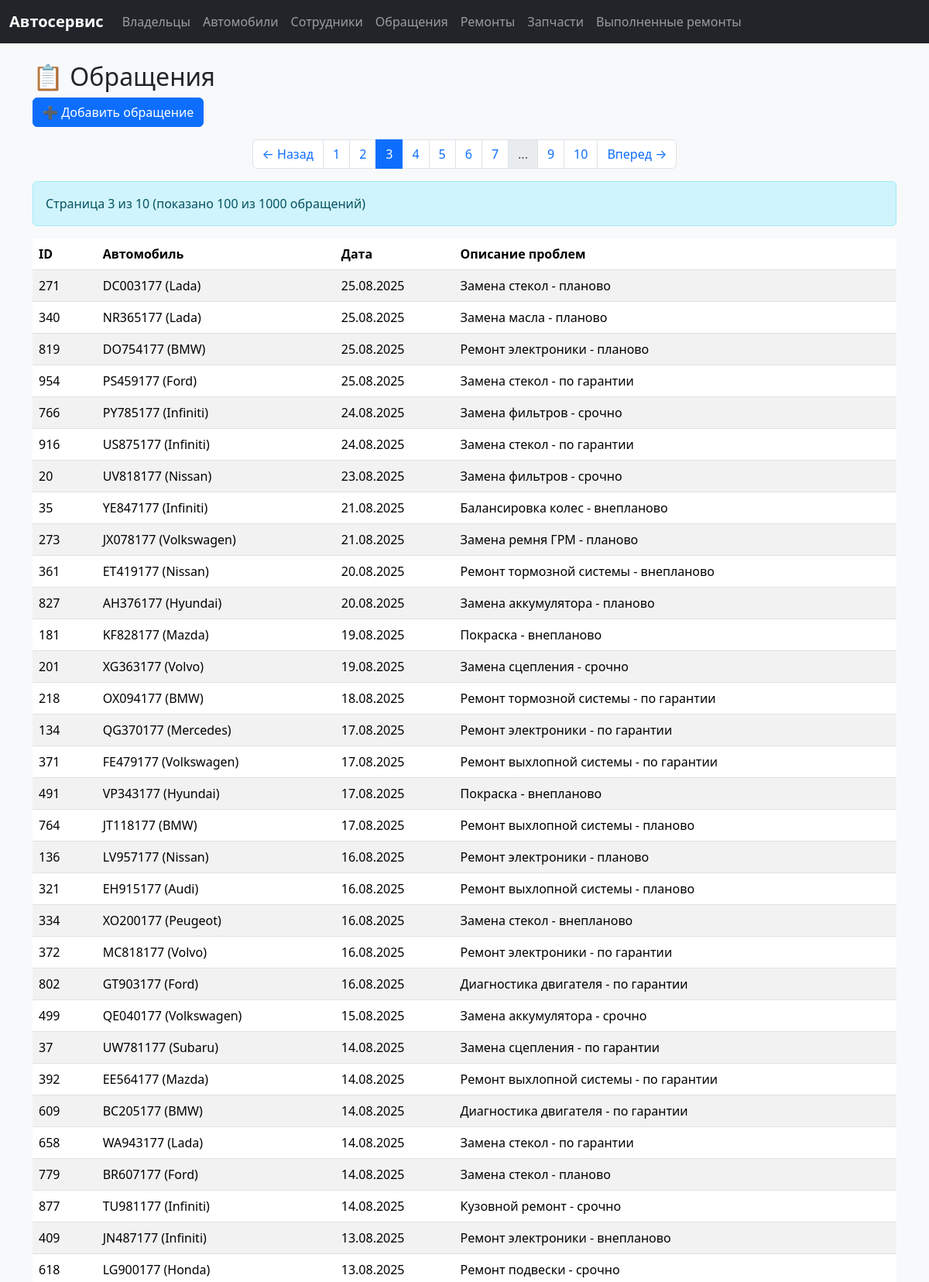
The app's page /requests?page=3 (upper part) with its own data.
### autoservice_app/models.py (models this page shows, shortened)
class ServiceRequest(db.Model):
    __tablename__ = 'service_request'
    id = db.Column(db.Integer, primary_key=True)
    car_id = db.Column(db.Integer, db.ForeignKey('car.id'), nullable=False)
    request_date = db.Column(db.Date, default=datetime.utcnow, nullable=False)
    issues = db.Column(db.Text, nullable=False)
    repairs = db.relationship('Repair', backref='request', lazy=True, cascade='all, delete-orphan')
    @property
    def formatted_request_date(self):
        return self.request_date.strftime("%d.%m.%Y") if self.request_date else ""

class Car(db.Model):
    __tablename__ = 'car'
    id = db.Column(db.Integer, primary_key=True)
    number = db.Column(db.String(20), unique=True, nullable=False)
    brand = db.Column(db.String(64), nullable=False)
    release_date = db.Column(db.Date, nullable=False)
    owner_id = db.Column(db.Integer, db.ForeignKey('owner.id'), nullable=False)
    requests = db.relationship('ServiceRequest', backref='car', lazy=True, cascade='all, delete-orphan')
    completed_works = db.relationship('CompletedWork', backref='car', lazy=True, cascade='all, delete-orphan')

### autoservice_app/routes.py (the view, shortened to what this page needs)
@bp.route("/requests", methods=["GET", "POST"])
def requests():
    page = request.args.get('page', 1, type=int)
    per_page = 100
    requests_pagination = ServiceRequest.query.order_by(
        ServiceRequest.request_date.desc()
    ).paginate(page=page, per_page=per_page, error_out=False)
    cars = Car.query.all()
    return render_template("requests.html",
                           requests_pagination=requests_pagination,
                           cars=cars,
                           helper=ViewHelper())

### autoservice_app/templates/requests.html (shortened to what this page needs)
{% extends "base.html" %}
{% block content %}
<h2>📋 Обращения</h2>
<button class="btn btn-primary mb-3" data-bs-toggle="modal" data-bs-target="#addRequestModal">
    ➕ Добавить обращение
</button>
{% if requests_pagination.pages > 1 %}
<nav aria-label="Навигация по страницам">
    <ul class="pagination justify-content-center">
        <li class="page-item {% if not requests_pagination.has_prev %}disabled{% endif %}">
            <a class="page-link" href="{{ url_for('main.requests', page=requests_pagination.prev_num) }}">
                ← Назад
            </a>
        </li>
        {% for page_num in requests_pagination.iter_pages() %}
            {% if page_num %}
                <li class="page-item {% if page_num == requests_pagination.page %}active{% endif %}">
                    <a class="page-link" href="{{ url_for('main.requests', page=page_num) }}">
                        {{ page_num }}
                    </a>
                </li>
            {% else %}
                <li class="page-item disabled"><span class="page-link">...</span></li>
            {% endif %}
        {% endfor %}
        <li class="page-item {% if not requests_pagination.has_next %}disabled{% endif %}">
            <a class="page-link" href="{{ url_for('main.requests', page=requests_pagination.next_num) }}">
                Вперед →
            </a>
        </li>
    </ul>
</nav>
{% endif %}
<div class="alert alert-info">
    Страница {{ requests_pagination.page }} из {{ requests_pagination.pages }}
    (показано {{ requests_pagination.items|length }} из {{ requests_pagination.total }} обращений)
</div>
<table class="table table-striped">
    <thead>
    <tr>
        <th>ID</th>
        <th>Автомобиль</th>
        <th>Дата</th>
        <th>Описание проблем</th>
    </tr>
    </thead>
    <tbody>
    {% for req in requests_pagination.items %}
        <tr>
            <td>{{ req.id }}</td>
            <td>{{ req.car.number }} ({{ req.car.brand }})</td>
            <td>{{ req.formatted_request_date }}</td>
            <td>{{ req.issues }}</td>
        </tr>
    {% endfor %}
    </tbody>
</table>
{% endblock %}

### autoservice_app/templates/base.html (style rules this page uses)
body { background-color: #f8f9fa; }

### records on screen
ServiceRequest: id "271", car.number "DC003177", car.brand "Lada", formatted_request_date "25.08.2025", issues "Замена стекол - планово"
ServiceRequest: id "340", car.number "NR365177", car.brand "Lada", formatted_request_date "25.08.2025", issues "Замена масла - планово"
ServiceRequest: id "819", car.number "DO754177", car.brand "BMW", formatted_request_date "25.08.2025", issues "Ремонт электроники - планово"
ServiceRequest: id "954", car.number "PS459177", car.brand "Ford", formatted_request_date "25.08.2025", issues "Замена стекол - по гарантии"
ServiceRequest: id "766", car.number "PY785177", car.brand "Infiniti", formatted_request_date "24.08.2025", issues "Замена фильтров - срочно"
ServiceRequest: id "916", car.number "US875177", car.brand "Infiniti", formatted_request_date "24.08.2025", issues "Замена стекол - по гарантии"
ServiceRequest: id "20", car.number "UV818177", car.brand "Nissan", formatted_request_date "23.08.2025", issues "Замена фильтров - срочно"
ServiceRequest: id "35", car.number "YE847177", car.brand "Infiniti", formatted_request_date "21.08.2025", issues "Балансировка колес - внепланово"
ServiceRequest: id "273", car.number "JX078177", car.brand "Volkswagen", formatted_request_date "21.08.2025", issues "Замена ремня ГРМ - планово"
ServiceRequest: id "361", car.number "ET419177", car.brand "Nissan", formatted_request_date "20.08.2025", issues "Ремонт тормозной системы - внепланово"
ServiceRequest: id "827", car.number "AH376177", car.brand "Hyundai", formatted_request_date "20.08.2025", issues "Замена аккумулятора - планово"
ServiceRequest: id "181", car.number "KF828177", car.brand "Mazda", formatted_request_date "19.08.2025", issues "Покраска - внепланово"
ServiceRequest: id "201", car.number "XG363177", car.brand "Volvo", formatted_request_date "19.08.2025", issues "Замена сцепления - срочно"
ServiceRequest: id "218", car.number "OX094177", car.brand "BMW", formatted_request_date "18.08.2025", issues "Ремонт тормозной системы - по гарантии"
ServiceRequest: id "134", car.number "QG370177", car.brand "Mercedes", formatted_request_date "17.08.2025", issues "Ремонт электроники - по гарантии"
ServiceRequest: id "371", car.number "FE479177", car.brand "Volkswagen", formatted_request_date "17.08.2025", issues "Ремонт выхлопной системы - по гарантии"
ServiceRequest: id "491", car.number "VP343177", car.brand "Hyundai", formatted_request_date "17.08.2025", issues "Покраска - внепланово"
ServiceRequest: id "764", car.number "JT118177", car.brand "BMW", formatted_request_date "17.08.2025", issues "Ремонт выхлопной системы - планово"
ServiceRequest: id "136", car.number "LV957177", car.brand "Nissan", formatted_request_date "16.08.2025", issues "Ремонт электроники - планово"
ServiceRequest: id "321", car.number "EH915177", car.brand "Audi", formatted_request_date "16.08.2025", issues "Ремонт выхлопной системы - планово"
ServiceRequest: id "334", car.number "XO200177", car.brand "Peugeot", formatted_request_date "16.08.2025", issues "Замена стекол - внепланово"
ServiceRequest: id "372", car.number "MC818177", car.brand "Volvo", formatted_request_date "16.08.2025", issues "Ремонт электроники - по гарантии"
ServiceRequest: id "802", car.number "GT903177", car.brand "Ford", formatted_request_date "16.08.2025", issues "Диагностика двигателя - по гарантии"
ServiceRequest: id "499", car.number "QE040177", car.brand "Volkswagen", formatted_request_date "15.08.2025", issues "Замена аккумулятора - срочно"
ServiceRequest: id "37", car.number "UW781177", car.brand "Subaru", formatted_request_date "14.08.2025", issues "Замена сцепления - по гарантии"
ServiceRequest: id "392", car.number "EE564177", car.brand "Mazda", formatted_request_date "14.08.2025", issues "Ремонт выхлопной системы - по гарантии"
ServiceRequest: id "609", car.number "BC205177", car.brand "BMW", formatted_request_date "14.08.2025", issues "Диагностика двигателя - по гарантии"
ServiceRequest: id "658", car.number "WA943177", car.brand "Lada", formatted_request_date "14.08.2025", issues "Замена стекол - по гарантии"
ServiceRequest: id "779", car.number "BR607177", car.brand "Ford", formatted_request_date "14.08.2025", issues "Замена стекол - планово"
ServiceRequest: id "877", car.number "TU981177", car.brand "Infiniti", formatted_request_date "14.08.2025", issues "Кузовной ремонт - срочно"
ServiceRequest: id "409", car.number "JN487177", car.brand "Infiniti", formatted_request_date "13.08.2025", issues "Ремонт электроники - внепланово"
ServiceRequest: id "618", car.number "LG900177", car.brand "Honda", formatted_request_date "13.08.2025", issues "Ремонт подвески - срочно"

### other values on screen
{{ page_num }} "1" "2" "3" "4" "5" "6" "7" "9" "10"
{{ requests_pagination.page }} "3"
{{ requests_pagination.pages }} "10"
{{ requests_pagination.items|length }} "100"
{{ requests_pagination.total }} "1000"
